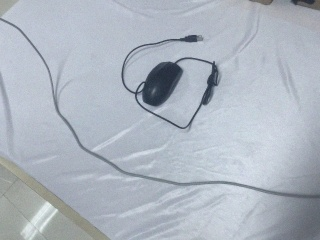
#> input picture chung_ket/data/cam_real_ov7670/images/1050.jpg, 320 x 240 px
$ python -i sim_ov7670.py   (imports and definitions only)   (older library calls are emulated)
#> lines starting #> are read from the running program, lines starting #| are printed output that depends on the picture
"""Mô phỏng ảnh camera OV7670 trên ảnh thường (dataset BTC, Roboflow...) để giảm lệch miền camera.

3 lệnh:

    # 1) Đo đặc điểm camera từ ảnh OV7670 thật (chụp bằng firmware/tools/client.py capture), so với ảnh tham chiếu
    python tools/sim_ov7670.py fit --camera data/ov7670 --ref data/train/images --out tools/ov7670_profile.json

    # 2) Xem thử: mỗi hàng = ảnh gốc | ảnh mô phỏng | 1 ảnh camera thật ngẫu nhiên
    python tools/sim_ov7670.py preview --profile tools/ov7670_profile.json --src data/train/images \
        --camera data/ov7670 --out outputs/sim_preview.png

    # 3) Sinh dataset mô phỏng (giữ nguyên nhãn YOLO, vì mô phỏng không dịch chuyển pixel)
    python tools/sim_ov7670.py apply --profile tools/ov7670_profile.json --src data/train \
        --out data/train_sim --copies 1

Các bước mô phỏng (theo thứ tự xảy ra trong camera):
  màu (chuyển thống kê Lab về thống kê của 1 ảnh camera thật ngẫu nhiên) -> mờ ống kính -> tối góc
  -> nhiễu cảm biến (mạnh hơn ở vùng tối) -> lượng tử RGB565 rồi mở rộng lại 8 bit đúng như firmware/main/cam.c.
Mọi tham số đều dao động ngẫu nhiên quanh giá trị đo được, vì camera thật cũng thay đổi theo ánh sáng.
"""
from __future__ import annotations

import argparse
import json
import random
import shutil
import sys
from pathlib import Path

import cv2
import numpy as np

W, H = 320, 240
IMG_EXT = {".png", ".jpg", ".jpeg", ".bmp", ".webp"}

# [5 lines not run here, left out]


# ------------------------------------------------------------------ đọc / ghi ảnh (đường dẫn có dấu vẫn được)
# [24 lines left out: functions list_images, load_rgb, save_rgb, not called in this run]


# ------------------------------------------------------------------ các phép đo
def to_lab(im: np.ndarray) -> np.ndarray:
    return cv2.cvtColor(im.astype(np.float32) / 255.0, cv2.COLOR_RGB2LAB)   # L 0..100, a/b ~ -128..127


def lab_stats(im: np.ndarray) -> tuple[list[float], list[float]]:
    lab = to_lab(im).reshape(-1, 3)
    return lab.mean(0).tolist(), lab.std(0).tolist()


# [4 lines left out: function sharpness, not called in this run]


def noise_sigma(im: np.ndarray) -> float:
    """Độ lệch chuẩn nhiễu, ước lượng trên vùng phẳng (gradient thấp) bằng MAD của phần dư sau median."""
    g = cv2.cvtColor(im, cv2.COLOR_RGB2GRAY).astype(np.float32)
    res = g - cv2.medianBlur(g.astype(np.uint8), 3).astype(np.float32)
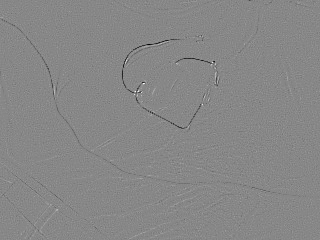
#> res: shape (240, 320) float32; min -74, max 65, mean -0.1; drawn with min black and max white
    gx = cv2.Sobel(g, cv2.CV_32F, 1, 0)
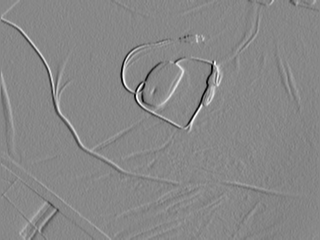
#> gx: shape (240, 320) float32; min -489, max 427, mean -0.6; drawn with min black and max white
    gy = cv2.Sobel(g, cv2.CV_32F, 0, 1)
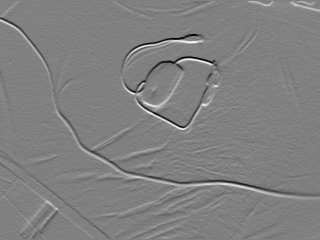
#> gy: shape (240, 320) float32; min -479, max 469, mean 0; drawn with min black and max white
    mag = np.hypot(gx, gy)
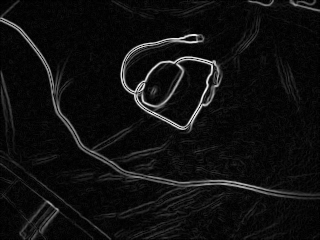
#> mag: shape (240, 320) float32; min 0, max 522, mean 32.8; drawn with min black and max white
    flat = mag < np.percentile(mag, 30)
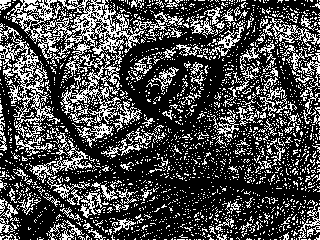
#> flat: shape (240, 320) bool; 29.1% white in thin lines or dots
    r = res[flat]
    if r.size < 100:
        return 0.0
    return float(1.4826 * np.median(np.abs(r - np.median(r))))


_YY, _XX = np.mgrid[0:H, 0:W].astype(np.float32)
R2 = (((_XX - (W - 1) / 2) / ((W - 1) / 2)) ** 2 + ((_YY - (H - 1) / 2) / ((H - 1) / 2)) ** 2) / 2.0  # 0 tâm .. 1 góc


# [152 lines left out: functions radial_profile, vignette_k, add_noise, degrade, _match, fit and 2 more, not called in this run]


def load_profile(p: str) -> dict:
    return json.loads(Path(p).read_text(encoding="utf-8"))


# [94 lines left out: functions split_dirs, apply, preview, main, not called in this run]


# [2 lines not run here, left out]

>>> import cv2
>>> picture = cv2.cvtColor(cv2.imread('../chung_ket/data/cam_real_ov7670/images/1050.jpg'), cv2.COLOR_BGR2RGB)
>>> result = noise_sigma(picture)
#> result = 2.97

$ run again, on chung_ket/data/cam_real_ov7670/images/141.jpg
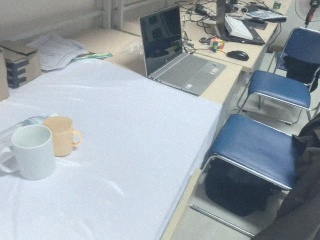
#> input picture chung_ket/data/cam_real_ov7670/images/141.jpg, 320 x 240 px
#> in noise_sigma, `mag = np.hypot(gx, gy)`:
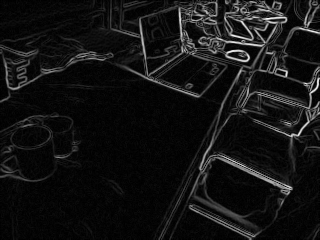
#> mag: shape (240, 320) float32; min 0, max 611.6, mean 46.9; drawn with min black and max white
#> in noise_sigma, `flat = mag < np.percentile(mag, 30)`:
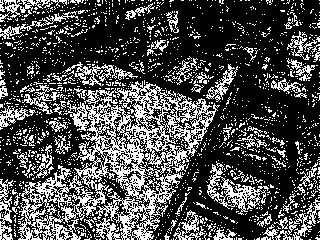
#> flat: shape (240, 320) bool; 29.6% white in thin lines or dots
#> result = 2.97

$ run again, on chung_ket/data/cam_real_ov7670/images/167.jpg
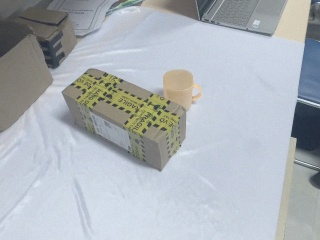
#> input picture chung_ket/data/cam_real_ov7670/images/167.jpg, 320 x 240 px
#> in noise_sigma, `mag = np.hypot(gx, gy)`:
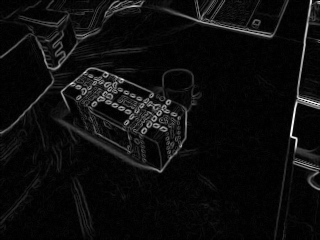
#> mag: shape (240, 320) float32; min 0, max 587, mean 32; drawn with min black and max white
#> in noise_sigma, `flat = mag < np.percentile(mag, 30)`:
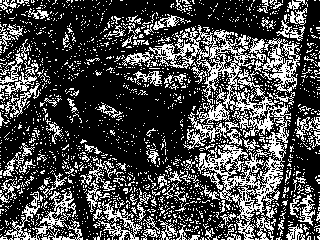
#> flat: shape (240, 320) bool; 29.2% white in thin lines or dots
#> result = 1.48

$ run again, on chung_ket/data/cam_real_ov7670/images/177.jpg
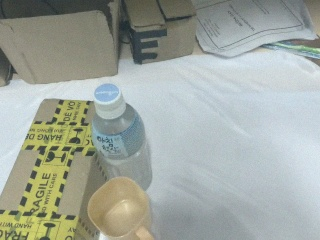
#> input picture chung_ket/data/cam_real_ov7670/images/177.jpg, 320 x 240 px
#> in noise_sigma, `mag = np.hypot(gx, gy)`:
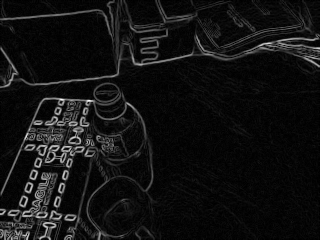
#> mag: shape (240, 320) float32; min 0, max 562.7, mean 40.3; drawn with min black and max white
#> in noise_sigma, `flat = mag < np.percentile(mag, 30)`:
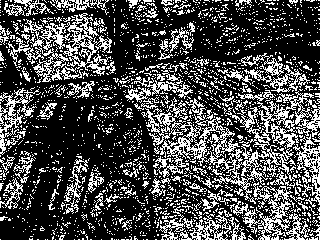
#> flat: shape (240, 320) bool; 29.8% white in thin lines or dots
#> result = 2.97
